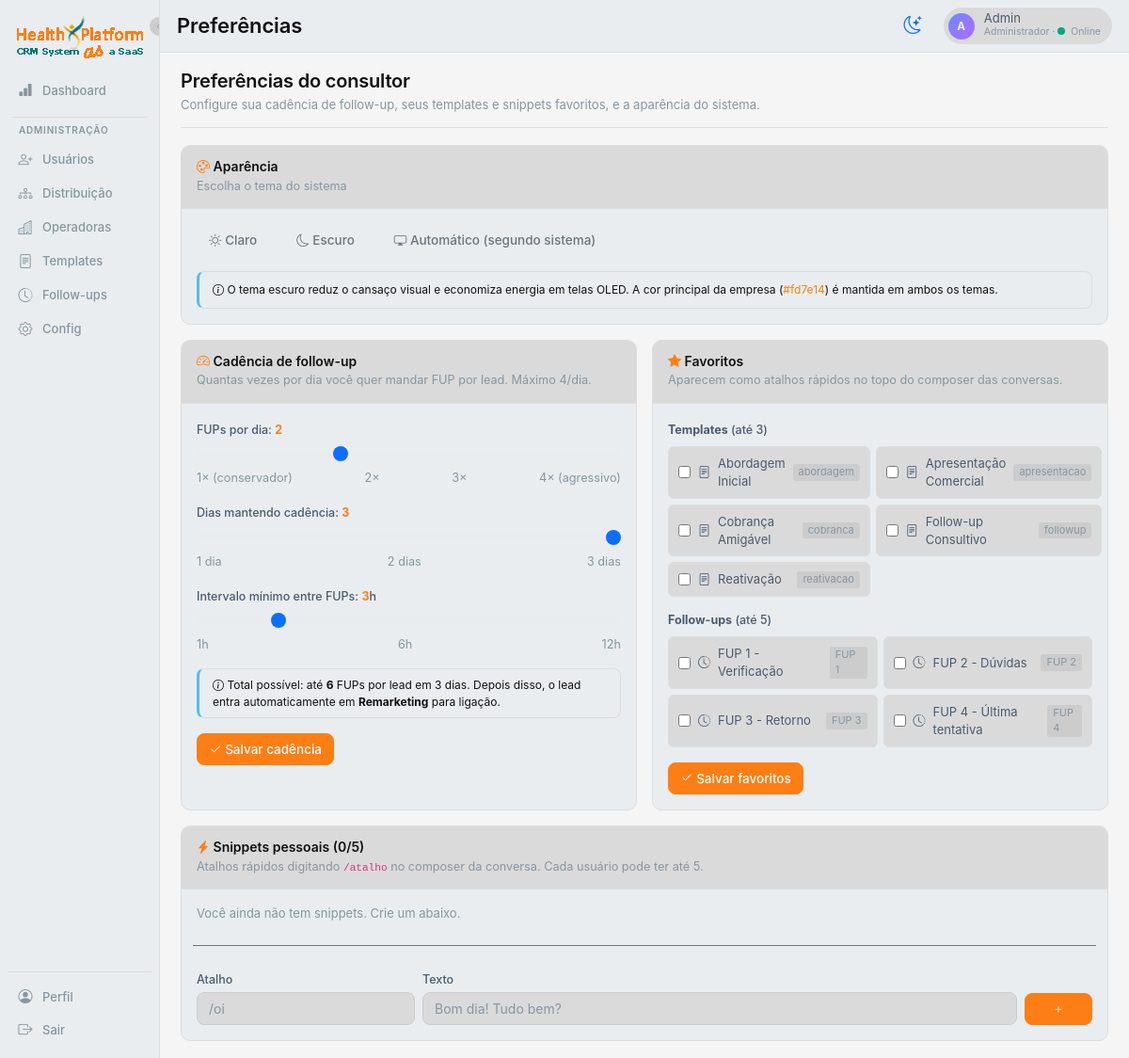
The page /preferencias (signed in) on the database its author committed.
### app.py (models this page shows, shortened)
class User(db.Model):
    __tablename__ = 'users'
    id = db.Column(db.Integer, primary_key=True)
    name = db.Column(db.String(120), nullable=False)
    email = db.Column(db.String(120), unique=True, nullable=False)
    password_hash = db.Column(db.String(255), nullable=False)
    role = db.Column(db.String(20), default='consultor')  # master | admin | coordenador | lider | consultor
    weekly_quota = db.Column(db.Integer, default=20)
    is_online = db.Column(db.Boolean, default=True)
    is_active = db.Column(db.Boolean, default=True)
    is_blocked = db.Column(db.Boolean, default=False)  # bloqueado por master/coordenador (não recebe lead, não envia msg)
    blocked_reason = db.Column(db.String(255), default='')
    created_at = db.Column(db.DateTime, default=datetime.utcnow)
    manager_id = db.Column(db.Integer, db.ForeignKey('users.id'))
    manager = db.relationship('User', remote_side=[id], backref='subordinados')
    favorite_templates = db.Column(db.String(255), default='')  # ids separados por vírgula (max 3)
    favorite_followups = db.Column(db.String(255), default='')  # ids separados por vírgula (max 5)
    cadence_per_day = db.Column(db.Integer, default=2)        # quantos FUPs por dia (1-4)
    cadence_days = db.Column(db.Integer, default=3)           # quantos dias mantém cadência (1-3)
    cadence_interval_hours = db.Column(db.Integer, default=3) # intervalo mínimo entre FUPs no mesmo dia
    @property
    def fav_template_ids(self):
        return [int(x) for x in self.favorite_templates.split(',') if x.strip().isdigit()]
    @property
    def fav_followup_ids(self):
        return [int(x) for x in self.favorite_followups.split(',') if x.strip().isdigit()]

class Template(db.Model):
    __tablename__ = 'templates'
    id = db.Column(db.Integer, primary_key=True)
    title = db.Column(db.String(120), nullable=False)
    category = db.Column(db.String(60), default='geral')
    body = db.Column(db.Text, nullable=False)
    created_at = db.Column(db.DateTime, default=datetime.utcnow)
    is_active = db.Column(db.Boolean, default=True)

class FollowUp(db.Model):
    __tablename__ = 'followups'
    id = db.Column(db.Integer, primary_key=True)
    title = db.Column(db.String(120), nullable=False)
    body = db.Column(db.Text, nullable=False)
    days_after = db.Column(db.Integer, default=1)  # disparo automático após X dias sem resposta
    sequence = db.Column(db.Integer, default=1)  # FUP 1, 2, 3...
    created_at = db.Column(db.DateTime, default=datetime.utcnow)
    is_active = db.Column(db.Boolean, default=True)

### app.py (the view, shortened to what this page needs)
@app.route('/preferencias', methods=['GET', 'POST'])
@login_required
def preferencias():
    u = current_user()
    snippets = Snippet.query.filter_by(user_id=u.id).all()
    templates = Template.query.filter_by(is_active=True).order_by(Template.title).all()
    followups = FollowUp.query.filter_by(is_active=True).order_by(FollowUp.sequence).all()
    return render_template('preferencias.html',
                           u=u, snippets=snippets,
                           templates=templates, followups=followups)

### app.py (called while the page is built)
def current_user():
    uid = session.get('user_id')
    if not uid:
        return None
    return db.session.get(User, uid)

def login_required(f):
    @wraps(f)
    def wrap(*args, **kwargs):
        if not session.get('user_id'):
            return redirect(url_for('login'))
        return f(*args, **kwargs)
    return wrap

def filter_leads_by_visibility(query, user):
    if user.role == 'master':
        return query
    if user.role == 'coordenador':
        return query.filter(Lead.owner_id.in_(visible_user_ids(user)))
    if user.role in ('lider', 'admin'):
        return query.filter(db.false())
    return query.filter(Lead.owner_id == user.id)

### templates/preferencias.html (shortened to what this page needs)
{% extends 'base.html' %}
{% block page_title %}Preferências{% endblock %}
{% block content %}
<div class="page-header">
  <div>
    <h1 class="page-title-h">Preferências do consultor</h1>
    <p class="page-subtitle">Configure sua cadência de follow-up, seus templates e snippets favoritos, e a aparência do sistema.</p>
  </div>
</div>
<div class="row g-3">
  <div class="col-lg-12">
    <div class="card-cv">
      <div class="card-cv-header">
        <h5 class="mb-0"><i class="bi bi-palette text-brand"></i> Aparência</h5>
        <span class="muted small">Escolha o tema do sistema</span>
      </div>
      <div class="p-3">
        <div class="d-flex gap-3 flex-wrap">
          <button id="themeLightBtn" class="btn btn-outline-secondary">
            <i class="bi bi-sun"></i> Claro
          </button>
          <button id="themeDarkBtn" class="btn btn-outline-secondary">
            <i class="bi bi-moon"></i> Escuro
          </button>
          <button id="themeAutoBtn" class="btn btn-outline-secondary">
            <i class="bi bi-display"></i> Automático (segundo sistema)
          </button>
        </div>
        <div class="alert alert-info mt-3 mb-0 fs-12">
          <i class="bi bi-info-circle"></i>
          O tema escuro reduz o cansaço visual e economiza energia em telas OLED.
          A cor principal da empresa (<span style="color: #fd7e14;">#fd7e14</span>) é mantida em ambos os temas.
        </div>
      </div>
    </div>
  </div>
  <div class="col-lg-6">
    <div class="card-cv h-100">
      <div class="card-cv-header">
        <h5 class="mb-0"><i class="bi bi-speedometer2 text-brand"></i> Cadência de follow-up</h5>
        <span class="muted small">Quantas vezes por dia você quer mandar FUP por lead. Máximo 4/dia.</span>
      </div>
      <form method="post" class="p-3">
        <div class="mb-3">
          <label class="form-label">
            FUPs por dia: <b class="text-brand" id="perDayLabel">{{ u.cadence_per_day }}</b>
          </label>
          <input type="range" name="cadence_per_day" min="1" max="4" value="{{ u.cadence_per_day }}"
                 class="form-range" oninput="document.getElementById('perDayLabel').textContent = this.value">
          <div class="d-flex justify-content-between small text-mute">
            <span>1× (conservador)</span><span>2×</span><span>3×</span><span>4× (agressivo)</span>
          </div>
        </div>
        <div class="mb-3">
          <label class="form-label">
            Dias mantendo cadência: <b class="text-brand" id="daysLabel">{{ u.cadence_days }}</b>
          </label>
          <input type="range" name="cadence_days" min="1" max="3" value="{{ u.cadence_days }}"
                 class="form-range" oninput="document.getElementById('daysLabel').textContent = this.value">
          <div class="d-flex justify-content-between small text-mute">
            <span>1 dia</span><span>2 dias</span><span>3 dias</span>
          </div>
        </div>
        <div class="mb-3">
          <label class="form-label">
            Intervalo mínimo entre FUPs: <b class="text-brand" id="intervalLabel">{{ u.cadence_interval_hours }}</b>h
          </label>
          <input type="range" name="cadence_interval_hours" min="1" max="12" value="{{ u.cadence_interval_hours }}"
                 class="form-range" oninput="document.getElementById('intervalLabel').textContent = this.value">
          <div class="d-flex justify-content-between small text-mute">
            <span>1h</span><span>6h</span><span>12h</span>
          </div>
        </div>
        <div class="alert alert-info py-2 fs-12">
          <i class="bi bi-info-circle"></i>
          Total possível: até <b>{{ u.cadence_per_day * u.cadence_days }}</b> FUPs por lead em {{ u.cadence_days }} dias.
          Depois disso, o lead entra automaticamente em <b>Remarketing</b> para ligação.
        </div>
        <button class="btn btn-brand"><i class="bi bi-check2"></i> Salvar cadência</button>
      </form>
    </div>
  </div>
  <div class="col-lg-6">
    <div class="card-cv h-100">
      <div class="card-cv-header">
        <h5 class="mb-0"><i class="bi bi-star-fill text-brand"></i> Favoritos</h5>
        <span class="muted small">Aparecem como atalhos rápidos no topo do composer das conversas.</span>
      </div>
      <form method="post" class="p-3">
        <label class="form-label mb-2"><b>Templates</b> (até 3)</label>
        <div class="favorite-grid">
          {% for t in templates %}
          {% set checked = t.id in u.fav_template_ids %}
          <label class="favorite-check">
            <input type="checkbox" name="fav_templates" value="{{ t.id }}" {% if checked %}checked{% endif %}>
            <span class="favorite-label">
              <i class="bi bi-file-text"></i> {{ t.title }}
              <small class="text-mute">{{ t.category }}</small>
            </span>
          </label>
          {% else %}
          <div class="text-mute fs-12">Nenhum template ativo.</div>
          {% endfor %}
        </div>
        <label class="form-label mt-3 mb-2"><b>Follow-ups</b> (até 5)</label>
        <div class="favorite-grid">
          {% for f in followups %}
          {% set checked = f.id in u.fav_followup_ids %}
          <label class="favorite-check">
            <input type="checkbox" name="fav_followups" value="{{ f.id }}" {% if checked %}checked{% endif %}>
            <span class="favorite-label">
              <i class="bi bi-clock-history"></i> {{ f.title }}
              <small class="text-mute">FUP {{ f.sequence }}</small>
            </span>
          </label>
          {% else %}
          <div class="text-mute fs-12">Nenhum follow-up ativo.</div>
          {% endfor %}
        </div>
        <button class="btn btn-brand mt-3"><i class="bi bi-check2"></i> Salvar favoritos</button>
      </form>
    </div>
  </div>
  <div class="col-lg-12">
    <div class="card-cv">
      <div class="card-cv-header">
        <h5 class="mb-0"><i class="bi bi-lightning-charge-fill text-brand"></i> Snippets pessoais ({{ snippets|length }}/5)</h5>
        <span class="muted small">
          Atalhos rápidos digitando <code>/atalho</code> no composer da conversa.
          Cada usuário pode ter até 5.
        </span>
      </div>
      <div class="p-3">
        <div class="snippet-list">
          {% for s in snippets %}
          <div class="snippet-item-pref">
            <div class="snippet-shortcut">{{ s.shortcut }}</div>
            <div class="snippet-body">{{ s.body }}</div>
            <form method="post" style="margin:0;">
              <input type="hidden" name="action" value="snippet_delete">
              <input type="hidden" name="snippet_id" value="{{ s.id }}">
              <button class="btn btn-sm btn-ghost" title="Remover"><i class="bi bi-trash"></i></button>
            </form>
          </div>
          {% else %}
          <div class="text-mute fs-13 mb-3">Você ainda não tem snippets. Crie um abaixo.</div>
          {% endfor %}
        </div>
        {% if snippets|length < 5 %}
        <form method="post" class="row g-2 align-items-end mt-2 pt-3 border-top border-secondary">
          <div class="col-md-3">
            <label class="form-label">Atalho</label>
            <input type="text" name="shortcut" class="form-control form-control-dark" placeholder="/oi" required pattern="^/?[a-zA-Z0-9_-]+$">
          </div>
          <div class="col-md-8">
            <label class="form-label">Texto</label>
            <input type="text" name="body" class="form-control form-control-dark" placeholder="Bom dia! Tudo bem?" required>
          </div>
          <div class="col-md-1">
            <button class="btn btn-brand w-100"><i class="bi bi-plus"></i></button>
          </div>
        </form>
        {% else %}
        <div class="alert alert-warning fs-12 mb-0">
          Limite de 5 snippets atingido. Remova algum antes de criar outro.
        </div>
        {% endif %}
      </div>
    </div>
  </div>
</div>
{% endblock %}

### templates/base.html (shortened to what this page needs)
<!doctype html>
<html lang="pt-BR">
<head>
  <link href="https://cdn.jsdelivr.net/npm/bootstrap@5.3.2/dist/css/bootstrap.min.css" rel="stylesheet">
  <link href="https://cdn.jsdelivr.net/npm/bootstrap-icons@1.11.2/font/bootstrap-icons.css" rel="stylesheet">
  <link rel="stylesheet" href="{{ url_for('static', filename='css/app.css') }}">
</head>
<body data-lead-id="{{ lead_id_for_js or '' }}" data-user-id="{{ current_user.id if current_user else '' }}"
  data-user-role="{{ current_user.role if current_user else '' }}">
  {% if current_user %}
  <div class="app-shell">
    <aside class="sidebar">
      <button type="button" class="sidebar-toggle" onclick="toggleSidebar()" title="Expandir/recolher menu">
        <i class="bi bi-chevron-left"></i>
      </button>
      <div class="brand" title="CRM Conversacional">
        <img src="{{ url_for('static', filename='imgs/logo.png') }}" alt="Logo" class="logo">
      </div>
      <a href="{{ url_for('dashboard') }}" data-tip="Dashboard"
        class="nav-item {% if active_nav == 'dashboard' %}active{% endif %}">
        <i class="bi bi-bar-chart-fill"></i><span class="nav-label">Dashboard</span>
      </a>
      {% if current_user.role in ('master', 'admin') %}
      <div class="nav-divider"></div>
      <div class="nav-section-label">Administração</div>
      <a href="{{ url_for('usuarios') }}" data-tip="Usuários"
        class="nav-item {% if active_nav == 'usuarios' %}active{% endif %}">
        <i class="bi bi-person-plus"></i><span class="nav-label">Usuários</span>
      </a>
      <a href="{{ url_for('distribuicao') }}" data-tip="Distribuição"
        class="nav-item {% if active_nav == 'distribuicao' %}active{% endif %}">
        <i class="bi bi-diagram-3"></i><span class="nav-label">Distribuição</span>
      </a>
      <a href="{{ url_for('operadoras_list') }}" data-tip="Operadoras"
        class="nav-item {% if active_nav == 'operadoras' %}active{% endif %}">
        <i class="bi bi-buildings"></i><span class="nav-label">Operadoras</span>
      </a>
      <a href="{{ url_for('templates_list') }}" data-tip="Templates"
        class="nav-item {% if active_nav == 'templates' %}active{% endif %}">
        <i class="bi bi-file-text"></i><span class="nav-label">Templates</span>
      </a>
      <a href="{{ url_for('followups_list') }}" data-tip="Follow-ups"
        class="nav-item {% if active_nav == 'followups' %}active{% endif %}">
        <i class="bi bi-clock-history"></i><span class="nav-label">Follow-ups</span>
      </a>
      <a href="{{ url_for('configuracoes') }}" data-tip="Configurações"
        class="nav-item {% if active_nav == 'config' %}active{% endif %}">
        <i class="bi bi-gear"></i><span class="nav-label">Config</span>
      </a>
      {% endif %}
      <div class="nav-bottom">
        <a href="{{ url_for('perfil') }}" data-tip="Perfil"
          class="nav-item {% if active_nav == 'perfil' %}active{% endif %}">
          <i class="bi bi-person-circle"></i><span class="nav-label">Perfil</span>
        </a>
        <a href="{{ url_for('logout') }}" data-tip="Sair" class="nav-item">
          <i class="bi bi-box-arrow-right"></i><span class="nav-label">Sair</span>
        </a>
      </div>
    </aside>
    <main class="main">
      <div class="topbar">
        <div class="page-title">{% block page_title %}{% endblock %}</div>
        <button id="themeToggle" class="btn btn-link text-decoration-none" style="font-size: 1.2rem; padding: 4px 8px;"
          title="Alternar tema claro/escuro">
          <i id="themeIcon" class="bi bi-moon-stars"></i>
        </button>
        <div class="user-chip">
          <div class="avatar">{{ current_user.name[0]|upper }}</div>
          <div>
            <div style="line-height:1;">{{ current_user.name }}</div>
            <div style="font-size:10.5px;color:var(--text-mute);">
              {% if current_user.role == 'admin' %}Administrador{% else %}Consultor{% endif %}
              · <span class="status-dot {% if current_user.is_online %}online{% else %}offline{% endif %}"></span>{% if
              current_user.is_online %}Online{% else %}Offline{% endif %}
            </div>
          </div>
        </div>
      </div>
      <div class="content {% block content_class %}{% endblock %}">
        {% block content %}{% endblock %}
      </div>
    </main>
  </div>
  {% else %}
  {% block anon %}{% endblock %}
  {% endif %}
</body>
</html>

### rows shown on the page
User: name "A", name "Admin", cadence_per_day "2", cadence_days "3", cadence_interval_hours "3", u.cadence_per_day*u.cadence_days "6"
Template: title "Abordagem Inicial", category "abordagem"
Template: title "Apresentação Comercial", category "apresentacao"
Template: title "Cobrança Amigável", category "cobranca"
Template: title "Follow-up Consultivo", category "followup"
Template: title "Reativação", category "reativacao"
FollowUp: title "FUP 1 - Verificação", sequence "1"
FollowUp: title "FUP 2 - Dúvidas", sequence "2"
FollowUp: title "FUP 3 - Retorno", sequence "3"
FollowUp: title "FUP 4 - Última tentativa", sequence "4"

### other values the page prints
{{ snippets|length }} "0"
